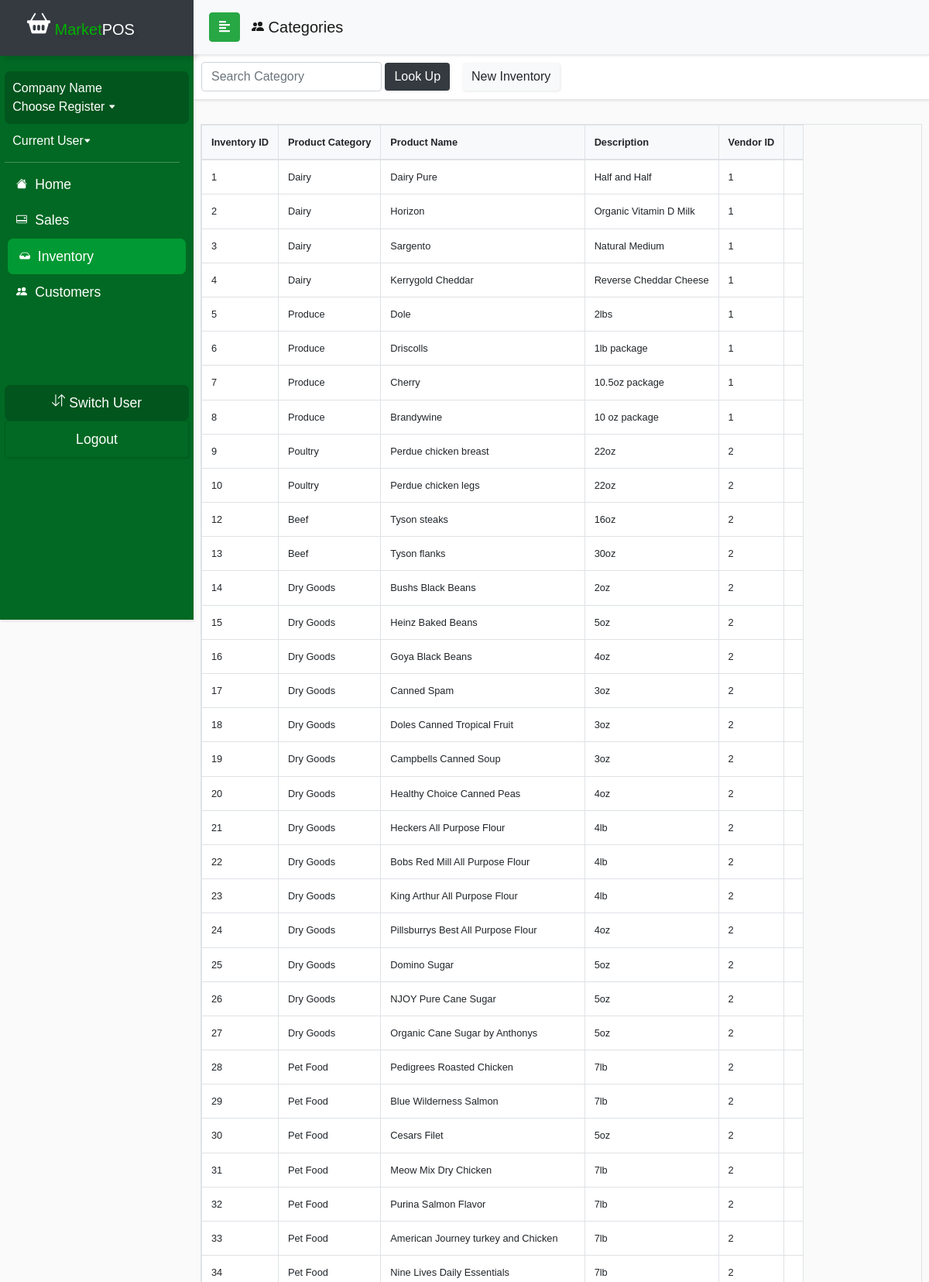
Page /currentDraft/categoryview.php (upper part) on the committed database.
### tables this page shows
CREATE TABLE `product_inventory` (
  `product_id` int(11) NOT NULL,
  `brand` varchar(50) NOT NULL,
  `description` varchar(50) NOT NULL,
  `productName` varchar(50) NOT NULL,
  `productType` varchar(50) NOT NULL,
  `productSubType` varchar(50) NOT NULL,
  `unit_price` float NOT NULL,
  `cost` float NOT NULL,
  `in_stock` int(11) NOT NULL,
  `vendor_id` int(11) NOT NULL
);

### currentDraft/categoryview.php (the view, shortened to what this page needs)
<?php
include_once('sidebarconnect.php');
$query = "SELECT * FROM product_inventory";
$result = mysqli_query($conn, $query);
?>
<!DOCTYPE html>
<html>
<head>
  <link rel="stylesheet" href="css/bootstrap.min.css">
  <link rel="stylesheet" href="userStyle2.css">
  <link rel="stylesheet" href="css/jquery.mCustomScrollbar.min.css">
</head>
<body>
<nav id="sidebar">
    <div class="sidebar-header bg-dark">
      <h1 id="brand"><span><a class="navbar-brand relative-top" href="indexDraft.php">
            <span style="color: #00b300"> Market</span>POS</a></h1>
    </div>
    <ul class="list-unstyled components">
      <li>
        <div id="usercard">
          <a href="salescontrolpanel.php#switchreg" style="font-size: 1em;"><?php if ((isset($_SESSION['emp_id'])) ) echo $row['company_name']; else  echo 'Company Name'; ?></br>
            <?php if (isset($_SESSION['register'])) echo "Register " .$_SESSION['register'];else  echo 'Choose Register'; ?> <svg width=".6em" height=".6em" viewBox="0 0 16 16" class="bi bi-caret-down-fill" fill="currentColor" xmlns="http://www.w3.org/2000/svg">
              <path d="M7.247 11.14L2.451 5.658C1.885 5.013 2.345 4 3.204 4h9.592a1 1 0 0 1 .753 1.659l-4.796 5.48a1 1 0 0 1-1.506 0z" />
            </svg></a>
        </div>
      </li>
      <li>
        <a href="employeePinLogin.php" style="font-size: 1em;"><?php if ((isset($_SESSION['emp_id']))) echo "". $row['first_name']. " " . $row['last_name'] . " ";else echo "Current User";?><svg width=".6em" height=".6em" viewBox="0 0 16 16" class="bi bi-caret-down-fill" fill="currentColor" xmlns="http://www.w3.org/2000/svg">
            <path d="M7.247 11.14L2.451 5.658C1.885 5.013 2.345 4 3.204 4h9.592a1 1 0 0 1 .753 1.659l-4.796 5.48a1 1 0 0 1-1.506 0z" />
          </svg></a>
      </li>
      <div class="justify-content-center" id="navline"></div>
      <li>
        <a href="accounthomeDraft.php">
          <span style="padding:5px;">
            </span> Home</a>
      </li>
      <li>
        <a href="salescontrolpanel.php">
          <span style="padding:5px;">
          </span> Sales</a>
      </li>
      <li class=active>
        <a href="inventorycontrol.php">
          <span style="padding:5px;">
            </span> Inventory</a>
      </li>
      <li>
        <a href="customercontrol.php">
          <span style="padding:5px;">
            </span> Customers</a>
      </li>
      <li class="sidebar-footer">
        <div class="text-center" id="usercard">
          <a role="button" href="<?php $_SESSION['url'] = "salescontrolpanel.php" ?> employeePinLogin.php"> Switch User</a>
        </div>
      </li>
      <li>
        <div class="card text-center" id="footerbtn" style="background: #016923;">
          <a role="button" href="logout.php"> Logout</a>
        </div>
      </li>
    </ul>
  </nav>
  <div id="content">
    <nav class="navbar navbar-expand-lg navbar-light bg-light sticky-top" id="locnav">
      <div class="container-fluid">
        <button type="button" id="sidebarCollapse" class="btn btn-success">
          <i class="fas fa-align-left"></i>
        </button>
        <div class="collapse navbar-collapse" id="navbarSupportedContent">
          <ul class="nav navbar-nav mr-auto">
            <a class="navbar-brand" href="inventorycontrol.php"> Categories</a>
          </ul>
        </div>
      </div>
    </nav>
    <nav class="navbar navbar-light" id="salespanel">
      <form class="form-inline" method="post" action="categoryview.php">
        <div class="nav-item" style="padding: 8px">
          <input class="form-control" name="product" placeholder="Search Category" aria-label="Search">
          <button class="btn btn-dark navbar-btn" name="submit-search"> Look Up</button>
        </div>
        <div class="nav-item mr-auto">
          <a class="btn navbar-btn btn-light" href="productindex.php" role="button"> New Inventory</a></div>
      </form>
    </nav>
    <div class="wrapper mt-3">
      <div class="row px-4 justify-content-center">
        <table class="table table-bordered table-hover mt-3 table-responsive" style="font-size:80%;">
          <thead class="bg-light">
            <tr>
              <th> Inventory ID</th>
              <th> Product Category </th>
              <th> Product Name </th>
              <th> Description </th>
              <th> Vendor ID </th>
              <th> </th>
            </tr>
          </thead>
          <tbody class="bg-white">
            <?php
            if (isset($_POST['submit-search'])) {
              $search = mysqli_real_escape_string($conn, $_POST['product']);
              $sql = "SELECT * FROM product_inventory WHERE productName LIKE '%$search%' OR productType LIKE '%$search%' OR productSubType LIKE '%$search%' OR vendor_id LIKE '%$search%'";
              $result = mysqli_query($conn, $sql);
              $queryResults = mysqli_num_rows($result);
              if ($queryResults > 0) {
                echo "<div class='row mt-3'>There are $queryResults results matching your search</div><br>";
                while ($row = mysqli_fetch_assoc($result)) {
                    echo "<tr><td>" . $row['product_id'] . "</td><td>"
                    . $row['productType'] . "</td><td>" . $row['productName'] . "</td><td>"
                    . $row['description'] . "</td><td>". $row['vendor_id'] . "</td><td>";
                }
              } else {
                echo "<div class='row mt-3'>There are no results matching your search</div>";
              }
            } else {
              while ($row = mysqli_fetch_assoc($result)) {
                echo "<tr><td>" . $row['product_id'] . "</td><td>"
                    . $row['productType'] . "</td><td>" . $row['productName'] . "</td><td>"
                    . $row['description'] . "</td><td>". $row['vendor_id'] . "</td><td>";
                }
            }
            ?>
          </tbody>
        </table>
      </div>
    </div>
</body>
</html>

### currentDraft/userStyle2.css (style rules this page uses)
body { font-family: 'Poppins', sans-serif; background: #fafafa; overflow-y: scroll; overflow-x: hidden; }
a, a:hover, a:focus { color: inherit; text-decoration: none; transition: all 0.3s; }
#brand { text-shadow: 5px 5px 3px rgba(0, 0, 0, 0.1); }
#locnav { position: fixed; }
#salespanel { padding: 2px 2px; margin-top: 30px; margin-left: 0px; overflow-y: scroll; }
.navbar { width: 100%; padding: 5px 5px; background: #fff; border: none; border-radius: 0; box-shadow: 1px 2px 3px rgba(0, 0, 0, 0.1); }
.navbar-brand { padding: 15px; }
.nav-item { padding: 8px; }
.navbar-btn { box-shadow: 1px 1px 3px rgba(0, 0, 0, 0.1); outline: none !important; border: none; }
#navline { margin-top: 5px; margin-bottom: 5px; width: 95%; height: 1px; border-bottom: 1px solid white; opacity: 25%; box-shadow: 1px 1px 3px rgba(0, 0, 0, 0.1); }
#sidebar { width: 250px; position: fixed; top: 0; left: 0; height: 100vh; z-index: 999; background: #016923; color: #fff; transition: all 0.3s; box-shadow: 1px 2px 3px rgba(0, 0, 0, 0.1); }
#sidebar .sidebar-header { padding-left: 20px; height: 4.5em; box-shadow: 5px 5px 5px rgba(0, 0, 0, 0.1); }
#sidebar ul.components { padding: 20px 0; margin: auto; width: 95%; }
#sidebar ul li a { padding: 10px; font-size: 1.1em; display: block; }
#sidebar ul li.active > a, a[aria-expanded="true"] { color: #fff; background: #009933; margin: auto; width: 97%; border-radius: 7px; pointer-events: none; }
#usercard { background: #01551d; border-radius: 7px; }
#footerbtn { background: #016923; box-shadow: 1px 1px 3px rgba(0, 0, 0, 0.1); }
#content { width: calc(100% - 250px); margin-top: 40px; min-height: 100vh; transition: all 0.3s; position: absolute; top: 0; right: 0; }

### rows in the picture
product_inventory: product_id "1", productType "Dairy", productName "Dairy Pure", description "Half and Half", vendor "1"
product_inventory: product_id "2", productType "Dairy", productName "Horizon", description "Organic Vitamin D Milk", vendor "1"
product_inventory: product_id "3", productType "Dairy", productName "Sargento", description "Natural Medium", vendor "1"
product_inventory: product_id "4", productType "Dairy", productName "Kerrygold Cheddar", description "Reverse Cheddar Cheese", vendor "1"
product_inventory: product_id "5", productType "Produce", productName "Dole", description "2lbs", vendor "1"
product_inventory: product_id "6", productType "Produce", productName "Driscolls", description "1lb package", vendor "1"
product_inventory: product_id "7", productType "Produce", productName "Cherry", description "10.5oz package", vendor "1"
product_inventory: product_id "8", productType "Produce", productName "Brandywine", description "10 oz package", vendor "1"
product_inventory: product_id "9", productType "Poultry", productName "Perdue chicken breast", description "22oz", vendor "2"
product_inventory: product_id "10", productType "Poultry", productName "Perdue chicken legs", description "22oz", vendor "2"
product_inventory: product_id "12", productType "Beef", productName "Tyson steaks", description "16oz", vendor "2"
product_inventory: product_id "13", productType "Beef", productName "Tyson flanks", description "30oz", vendor "2"
product_inventory: product_id "14", productType "Dry Goods", productName "Bushs Black Beans", description "2oz", vendor "2"
product_inventory: product_id "15", productType "Dry Goods", productName "Heinz Baked Beans", description "5oz", vendor "2"
product_inventory: product_id "16", productType "Dry Goods", productName "Goya Black Beans", description "4oz", vendor "2"
product_inventory: product_id "17", productType "Dry Goods", productName "Canned Spam", description "3oz", vendor "2"
product_inventory: product_id "18", productType "Dry Goods", productName "Doles Canned Tropical Fruit", description "3oz", vendor "2"
product_inventory: product_id "19", productType "Dry Goods", productName "Campbells Canned Soup", description "3oz", vendor "2"
product_inventory: product_id "20", productType "Dry Goods", productName "Healthy Choice Canned Peas", description "4oz", vendor "2"
product_inventory: product_id "21", productType "Dry Goods", productName "Heckers All Purpose Flour", description "4lb", vendor "2"
product_inventory: product_id "22", productType "Dry Goods", productName "Bobs Red Mill All Purpose Flour", description "4lb", vendor "2"
product_inventory: product_id "23", productType "Dry Goods", productName "King Arthur All Purpose Flour", description "4lb", vendor "2"
product_inventory: product_id "24", productType "Dry Goods", productName "Pillsburrys Best All Purpose Flour", description "4oz", vendor "2"
product_inventory: product_id "25", productType "Dry Goods", productName "Domino Sugar", description "5oz", vendor "2"
product_inventory: product_id "26", productType "Dry Goods", productName "NJOY Pure Cane Sugar", description "5oz", vendor "2"
product_inventory: product_id "27", productType "Dry Goods", productName "Organic Cane Sugar by Anthonys", description "5oz", vendor "2"
product_inventory: product_id "28", productType "Pet Food", productName "Pedigrees Roasted Chicken", description "7lb", vendor "2"
product_inventory: product_id "29", productType "Pet Food", productName "Blue Wilderness Salmon", description "7lb", vendor "2"
product_inventory: product_id "30", productType "Pet Food", productName "Cesars Filet", description "5oz", vendor "2"
product_inventory: product_id "31", productType "Pet Food", productName "Meow Mix Dry Chicken", description "7lb", vendor "2"
product_inventory: product_id "32", productType "Pet Food", productName "Purina Salmon Flavor", description "7lb", vendor "2"
product_inventory: product_id "33", productType "Pet Food", productName "American Journey turkey and Chicken", description "7lb", vendor "2"
product_inventory: product_id "34", productType "Pet Food", productName "Nine Lives Daily Essentials", description "7lb", vendor "2"
